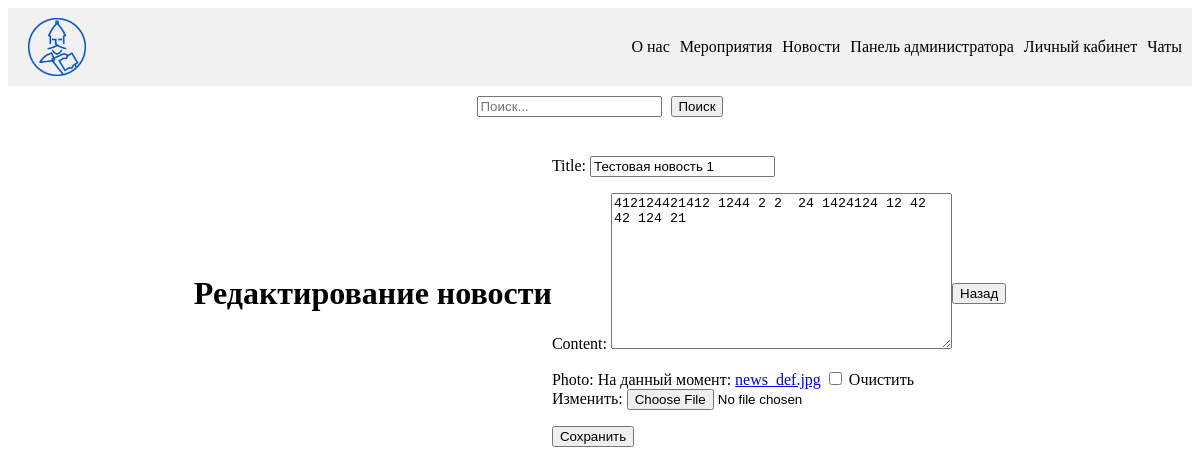
Page /news/12/edit/ (signed in) on the earlier database version.
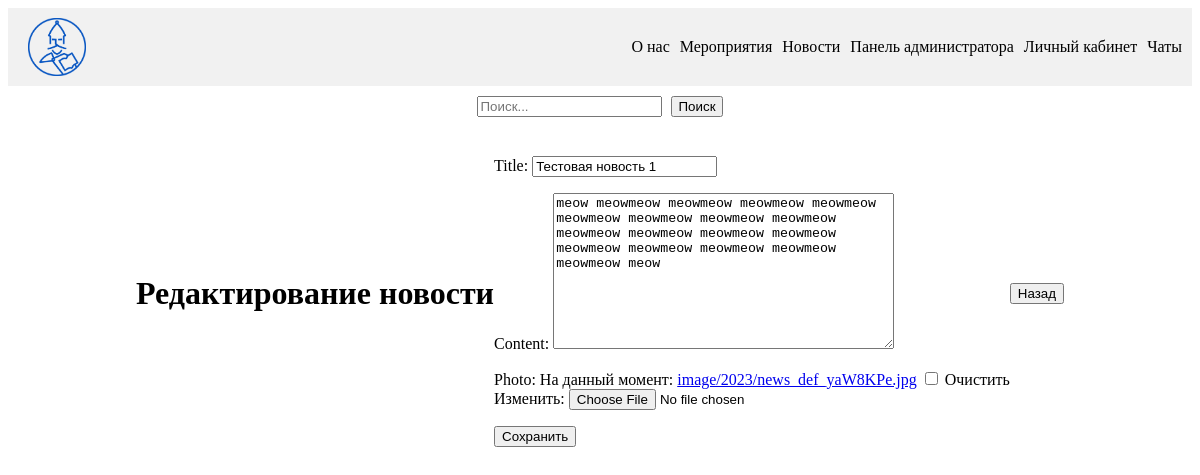
Same page on the later database version.
### main/models.py (models this page shows, shortened)
class News(models.Model):
    title = models.CharField(max_length=200)
    content = models.TextField()
    author = models.ForeignKey('auth.User', on_delete=models.CASCADE)
    date_published = models.DateTimeField(auto_now_add=True)
    photo = models.ImageField(upload_to='image/%Y', default='image/news_def.jpg', null=True, blank=True)
    like_count = models.PositiveIntegerField(default=0)

### main/views.py (the view)
# urls.py: path('news/<int:pk>/edit/', views.edit_news, name='edit_news'),
def edit_news(request, pk):
    news = get_object_or_404(News, pk=pk)
    if request.method == 'POST':
        form = NewsEditForm(request.POST, request.FILES, instance=news)
        if form.is_valid():
            form.save()
            return redirect('news_detail', pk=pk)
    else:
        form = NewsEditForm(instance=news)
    return render(request, 'main/edit_news.html', {'form': form})

### main/forms.py
class NewsEditForm(forms.ModelForm):
    class Meta:
        model = News
        fields = ['title', 'content', 'photo']
    def __init__(self, *args, **kwargs):
        super().__init__(*args, **kwargs)
        self.fields['title'].widget.attrs.update({'class': 'form-control'})
        self.fields['content'].widget.attrs.update({'class': 'form-control'})
        self.fields['photo'].widget.attrs.update({'class': 'form-control'})

### main/templates/main/edit_news.html (shortened to what this page needs)
{% extends 'main/base.html' %}
{% block content %}
{% if user.is_staff %}
  <h1>Редактирование новости</h1>
  <form method="POST" enctype="multipart/form-data">
    {{ form.as_p }}
    <button type="submit">Сохранить</button>
  </form>
{% endif %}
 <button onclick="history.go(-1);">Назад</button>
{% endblock %}

Differences in the rows shown:
changed News "Тестовая новость 1": content "412124421412 1244 2 2 24 1424124 12 42 42 124 21" → "meow meowmeow meowmeow meowmeow meowmeow meowmeow meowmeow meowmeow meowmeow meowmeow meowmeow meowmeow meowmeow meowmeow meowmeow meowmeow meowmeow meowmeow meow"
Other differences:
text no longer shown: "Title: Content: Photo: На данный момент: news_def.jpg Очистить Изменить:"
text now shown: "Title: Content: Photo: На данный момент: image/2023/news_def_yaW8KPe.jpg Очистить Изменить:"
